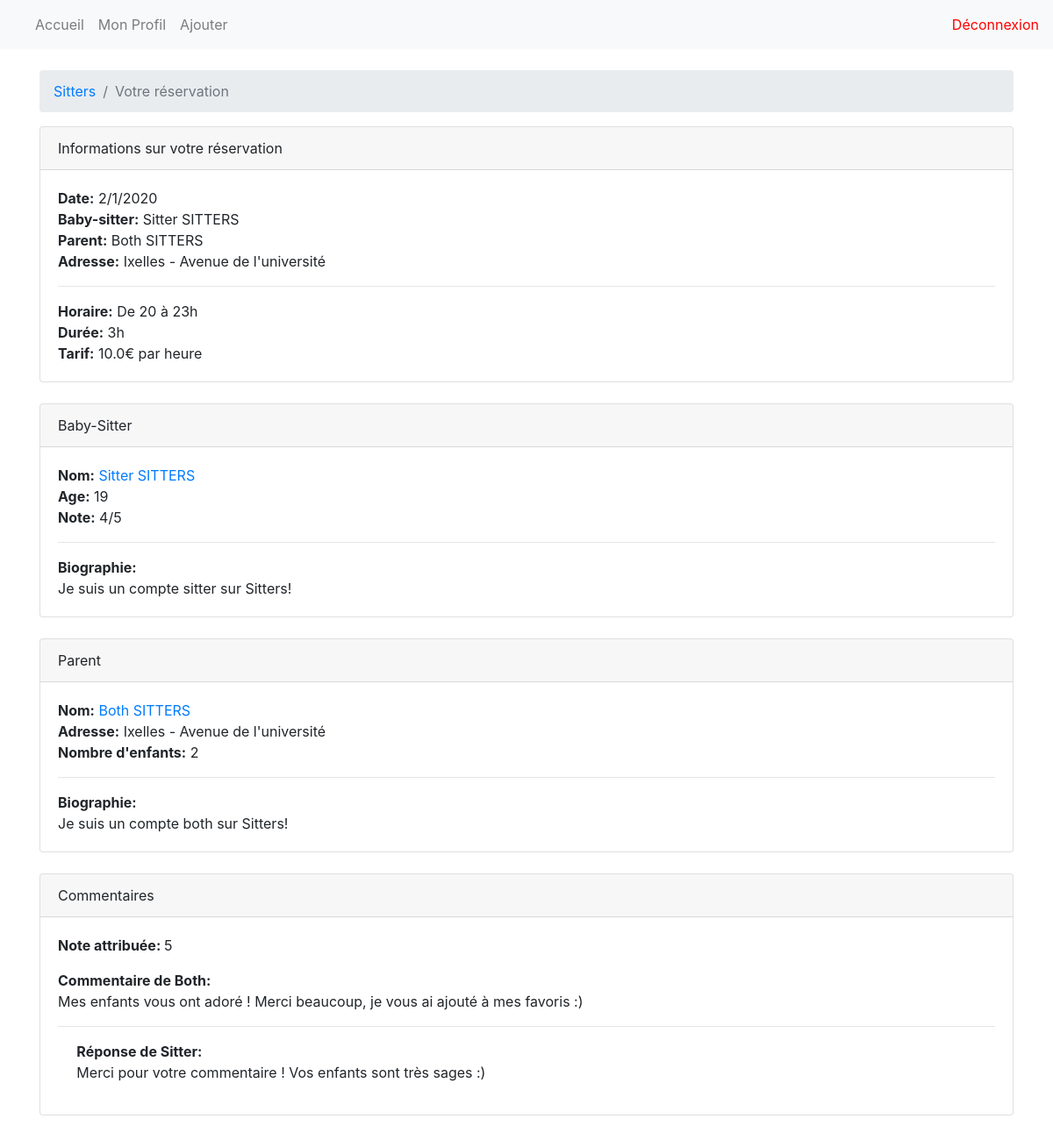
Screenshot of /Details?Id=35 (signed in) with the database file from the repository.
### Sitters/models.py (models this page shows, shortened)
class Disponibilities(models.Model):
    SitterId = models.IntegerField(null=True)
    Date = models.TextField(null=True)
    Duration = models.IntegerField(null=True)
    Reserved = models.BooleanField(default=False)
    By = models.IntegerField(null=True)
    Start = models.IntegerField(null=True)
    End = models.IntegerField(null=True)
    Price = models.FloatField(null=True)
    ChildMax = models.IntegerField(null=True)
    City = models.TextField(null=True)

class User(models.Model):
    Email = models.EmailField(max_length=50)
    Password = models.CharField(max_length=128)
    Firstname = models.CharField(max_length=30)
    Lastname = models.CharField(max_length=50)
    City = models.CharField(max_length=50)
    Street = models.CharField(max_length=30, null=True)
    Infos = models.TextField(null=True)
    Status = (
        ('Parent','Parent'),
        ('Sitter','Sitter'),
        ('Both','Both'),
        )
    Status = models.CharField(max_length=30, choices=Status)
    Price = models.FloatField(null=True)
    Age = models.IntegerField(null=True)
    Admin = models.BooleanField(default=False)
    Banned = models.BooleanField(default=False)

class Comment(models.Model):
    Sitter = models.IntegerField(null=True)
    Parent = models.IntegerField(null=True)
    Reservation = models.IntegerField(null=True)
    Note = models.IntegerField(null=True)
    Comment = models.TextField(null=True)
    Answer = models.BooleanField(default=False)
    Related = models.IntegerField(null=True)

### Sitters/views.py (the view)
# urls.py: url(r'^Details$', Details),
def Details(request):
    if "User" in request.session:
        if len(request.GET) > 0:
            SessionUser = User.objects.filter(Email=request.session["User"])
            Reservation = Disponibilities.objects.filter(pk=int(escape(request.GET["Id"])))
            if SessionUser[0].pk == Reservation[0].SitterId or SessionUser[0].pk == Reservation[0].By:
                Sitter = User.objects.filter(pk=Reservation[0].SitterId)
                Parent = User.objects.filter(pk=Reservation[0].By)
                Comments = Comment.objects.filter(Reservation=Reservation[0].pk,Answer=False)
                Answers = Comment.objects.filter(Reservation=Reservation[0].pk,Answer=True)
                if SessionUser[0].pk == Reservation[0].By:
                    IsParent = True
                else:
                    IsParent = False
                if len(Comments) > 0:
                    IsCommented = True
                else:
                    IsCommented = False
                if len(Answers) > 0:
                    IsAnswered = True
                else:
                    IsAnswered = False
                if IsCommented:
                    if IsAnswered:
                        return render(request, "Details.html", {"SessionUser": SessionUser[0], "Reservation": Reservation[0], "Sitter": Sitter[0], "Parent": Parent[0], "IsParent": IsParent, "IsCommented": IsCommented, "Comment": Comments[0], "IsAnswered": True, "Answer": Answers[0]})
                    else:
                        return render(request, "Details.html", {"SessionUser": SessionUser[0], "Reservation": Reservation[0], "Sitter": Sitter[0], "Parent": Parent[0], "IsParent": IsParent, "IsCommented": IsCommented, "Comment": Comments[0]})
                else:
                    return render(request, "Details.html", {"SessionUser": SessionUser[0], "Reservation": Reservation[0], "Sitter": Sitter[0], "Parent": Parent[0], "IsParent": IsParent, "IsCommented": IsCommented})
            else:
                return redirect('/')
        else:
            return redirect('/Profile')
    else:
        return redirect('/Login')

### Sitters/templates/Details.html (shortened to what this page needs)
<!DOCTYPE html>
<html>
<head>
    <link rel="stylesheet" href="https://stackpath.bootstrapcdn.com/bootstrap/4.4.1/css/bootstrap.min.css">
</head>
<body>
<nav class="navbar navbar-expand-lg navbar-light bg-light">
  <div class="collapse navbar-collapse" id="navbarText">
    <ul class="navbar-nav mr-auto">
      <li class="nav-item">
        <a class="nav-link" href="/">Accueil</a>
      </li>
      <li class="nav-item">
        <a class="nav-link" href="/Profile?Id={{SessionUser.pk}}">Mon Profil</a>
      </li>
      {% if SessionUser.Status != "Parent" %}
      <li class="nav-item">
        <a class="nav-link" href="/AddDisponibility">Ajouter</a>
      </li>
      {% endif %}
    </ul>
    <span class="navbar-text">
      <a href="/Logout" style="color: red; text-decoration: none;">Déconnexion</a>
    </span>
  </div>
</nav>
<br/>
<div class="container">
	<nav aria-label="breadcrumb">
	  <ol class="breadcrumb">
	    <li class="breadcrumb-item"><a href="#">Sitters</a></li>
	    <li class="breadcrumb-item active" aria-current="page">Votre réservation</li>
	  </ol>
	</nav>
	<div class="card">
		<div class="card-header">
			Informations sur votre réservation
		</div>
		<div class="card-body">
			<b>Date:</b> {{ Reservation.Date }}<br/>
			<b>Baby-sitter:</b> {{ Sitter.Firstname }} {{ Sitter.Lastname }}<br/>
			<b>Parent:</b> {{ Parent.Firstname }} {{ Parent.Lastname }}<br/>
			<b>Adresse:</b> {{ Parent.City|safe }} - {{ Parent.Street|safe }}<br/>
			<hr>
			<b>Horaire:</b> De {{ Reservation.Start }} à {{ Reservation.End }}h<br/>
			<b>Durée:</b> {{ Reservation.Duration }}h<br/>
			<b>Tarif:</b> {{ Reservation.Price }}€ par heure<br/>
		</div>
	</div><br/>
	<div class="card">
		<div class="card-header">
			Baby-Sitter
		</div>
		<div class="card-body">
			<b>Nom:</b> <a href="/Profile?Id={{Sitter.pk}}">{{ Sitter.Firstname }} {{ Sitter.Lastname }}</a><br/>
			<b>Age:</b> {{ Sitter.Age }}<br/>
			<b>Note:</b> 4/5<br/>
			<hr>
			<b>Biographie:</b><br/>{{ Sitter.Infos|safe }}
		</div>
	</div>
	<br/>
	<div class="card">
		<div class="card-header">
			Parent
		</div>
		<div class="card-body">
			<b>Nom:</b> <a href="/Profile?Id={{Parent.pk}}">{{ Parent.Firstname }} {{ Parent.Lastname }}</a><br/>
			<b>Adresse:</b> {{ Parent.City|safe }} - {{ Parent.Street|safe }}<br/>
			<b>Nombre d'enfants:</b> 2
			<hr>
			<b>Biographie:</b><br/>{{ Parent.Infos|safe }}
		</div>
	</div><br/>
	{% if IsParent and not IsCommented %}
		<div class="card">
			<div class="card-header">
				Laisser un commentaire
			</div>
			<div class="card-body">
				<p>Vous désirez laisser une note et un commentaire à {{ Sitter.Firstname }} ?</p>
				<hr>
				<form method="get" action="/Comment">
					<p><b>J'attribue à {{ Sitter.Firstname }} une note de:</b></p>
					<div class="row">
						<div class="col" style="text-align: center;">
							<input type="radio" name="Note" value="1" checked="checked"> Une étoile</input>
						</div>
						<div class="col" style="text-align: center;">
							<input type="radio" name="Note" value="2"> Deux étoiles</input>
						</div>
						<div class="col" style="text-align: center;">
							<input type="radio" name="Note" value="3"> Trois étoiles</input>
						</div>
						<div class="col" style="text-align: center;">
							<input type="radio" name="Note" value="4"> Quatres étoiles</input>
						</div>
						<div class="col" style="text-align: center;">
							<input type="radio" name="Note" value="5"> Cinq étoiles</input>
						</div>
					</div>
					<br/>
					<input type="hidden" name="Sitter" value="{{ Sitter.pk }}" />
					<input type="hidden" name="Parent" value="{{ Parent.pk }}" />
					<input type="hidden" name="Reservation" value="{{ Reservation.pk }}" />
					<label for="Comment"><b>Mon commentaire:</b></label>
					<textarea class="form-control" rows="8" name="Comment" id="Comment"></textarea>
					<br/>
					<input type="submit" class="btn btn-primary form-control" value="Envoyer !" />
				</form>
			</div>
		</div>
		<br/><br/>
		{% if Error %}
			<div class="alert alert-danger">
				{{ Error }}
			</div>
		{% endif %}
		{% elif not IsParent and IsCommented %}
		<div class="card">
				<div class="card-header">
				Commentaires
			</div>
			<div class="card-body">
				<p><b>Note attribuée: </b>{{ Comment.Note }}</p>
				<p><b>Commentaire de {{ Parent.Firstname }}: </b><br/>{{ Comment.Comment }}</p>
				<hr>
				{% if IsAnswered %}
					<p style="margin-left: 2%;"><b>Réponse de {{ Sitter.Firstname }}: </b><br/>{{ Answer.Comment|safe }}</p>
				{% endif %}
			</div>
		</div>
		<br/><br/>
	{% endif %}
</div>
</body>
</html>

### rows the page displays
Disponibilities: Date "2/1/2020", Start "20", End "23", Duration "3", Price "10.0"
User: Firstname "Sitter", Lastname "SITTERS", Age "19", Infos "Je suis un compte sitter sur Sitters!"
User: Firstname "Both", Lastname "SITTERS", City "Ixelles", Street "Avenue de l'université", Infos "Je suis un compte both sur Sitters!"
Comment: Note "5", Comment "Mes enfants vous ont adoré ! Merci beaucoup, je vous ai ajouté à mes favoris :)"
Comment: Comment "Merci pour votre commentaire ! Vos enfants sont très sages :)"
